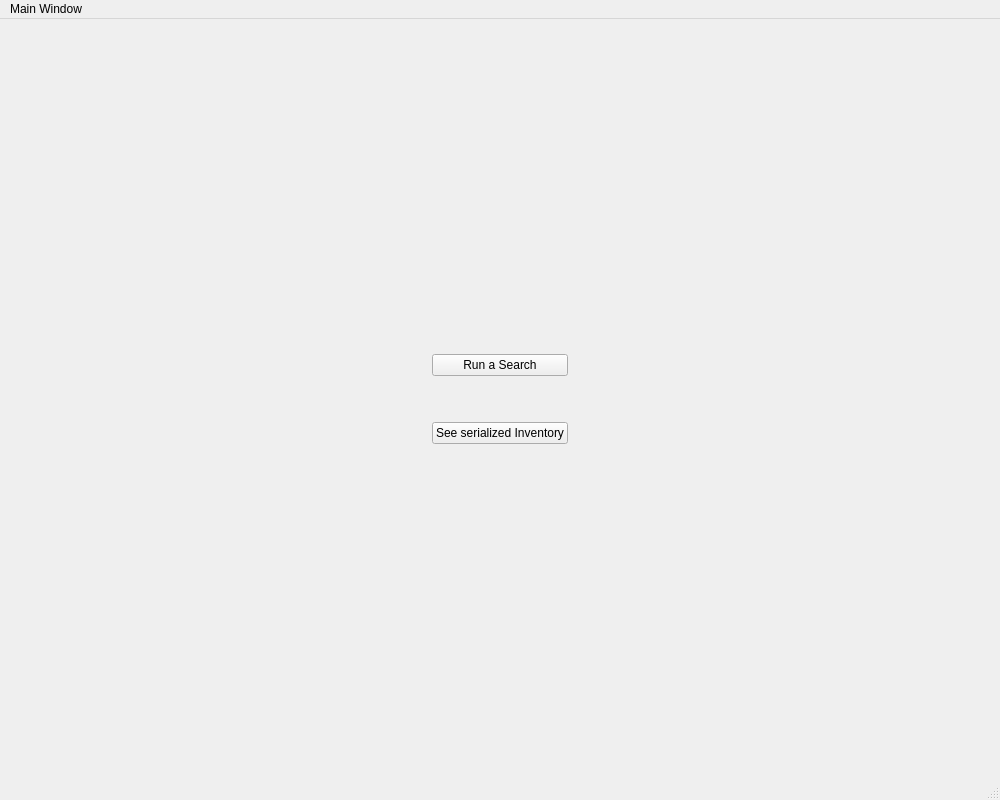
<?xml version="1.0" encoding="UTF-8"?>
<ui version="4.0">
 <class>MainWindow</class>
 <widget class="QMainWindow" name="MainWindow">
  <property name="geometry">
   <rect>
    <x>0</x>
    <y>0</y>
    <width>1000</width>
    <height>800</height>
   </rect>
  </property>
  <property name="windowTitle">
   <string>MainWindow</string>
  </property>
  <widget class="QWidget" name="centralwidget">
   <layout class="QGridLayout" name="gridLayout_2">
    <item row="0" column="1">
     <layout class="QGridLayout" name="gridLayout">
      <item row="3" column="0">
       <widget class="QPushButton" name="serialized_btn">
        <property name="minimumSize">
         <size>
          <width>100</width>
          <height>20</height>
         </size>
        </property>
        <property name="text">
         <string>See serialized Inventory</string>
        </property>
       </widget>
      </item>
      <item row="1" column="0">
       <widget class="QPushButton" name="search_btn">
        <property name="enabled">
         <bool>true</bool>
        </property>
        <property name="minimumSize">
         <size>
          <width>100</width>
          <height>20</height>
         </size>
        </property>
        <property name="text">
         <string>Run a Search</string>
        </property>
        <property name="iconSize">
         <size>
          <width>20</width>
          <height>10</height>
         </size>
        </property>
       </widget>
      </item>
      <item row="0" column="0">
       <spacer name="verticalSpacer">
        <property name="orientation">
         <enum>Qt::Vertical</enum>
        </property>
        <property name="sizeHint" stdset="0">
         <size>
          <width>20</width>
          <height>20</height>
         </size>
        </property>
       </spacer>
      </item>
      <item row="4" column="0">
       <spacer name="verticalSpacer_2">
        <property name="orientation">
         <enum>Qt::Vertical</enum>
        </property>
        <property name="sizeHint" stdset="0">
         <size>
          <width>20</width>
          <height>20</height>
         </size>
        </property>
       </spacer>
      </item>
      <item row="2" column="0">
       <spacer name="verticalSpacer_3">
        <property name="orientation">
         <enum>Qt::Vertical</enum>
        </property>
        <property name="sizeType">
         <enum>QSizePolicy::Fixed</enum>
        </property>
        <property name="sizeHint" stdset="0">
         <size>
          <width>20</width>
          <height>40</height>
         </size>
        </property>
       </spacer>
      </item>
     </layout>
    </item>
    <item row="0" column="2">
     <spacer name="horizontalSpacer">
      <property name="orientation">
       <enum>Qt::Horizontal</enum>
      </property>
      <property name="sizeHint" stdset="0">
       <size>
        <width>40</width>
        <height>20</height>
       </size>
      </property>
     </spacer>
    </item>
    <item row="0" column="0">
     <spacer name="horizontalSpacer_2">
      <property name="orientation">
       <enum>Qt::Horizontal</enum>
      </property>
      <property name="sizeHint" stdset="0">
       <size>
        <width>40</width>
        <height>20</height>
       </size>
      </property>
     </spacer>
    </item>
   </layout>
  </widget>
  <widget class="QMenuBar" name="menubar">
   <property name="geometry">
    <rect>
     <x>0</x>
     <y>0</y>
     <width>1000</width>
     <height>27</height>
    </rect>
   </property>
   <widget class="QMenu" name="menuMain_Window">
    <property name="title">
     <string>Main Window</string>
    </property>
   </widget>
   <addaction name="menuMain_Window"/>
  </widget>
  <widget class="QStatusBar" name="statusbar"/>
 </widget>
 <resources/>
 <connections/>
</ui>
